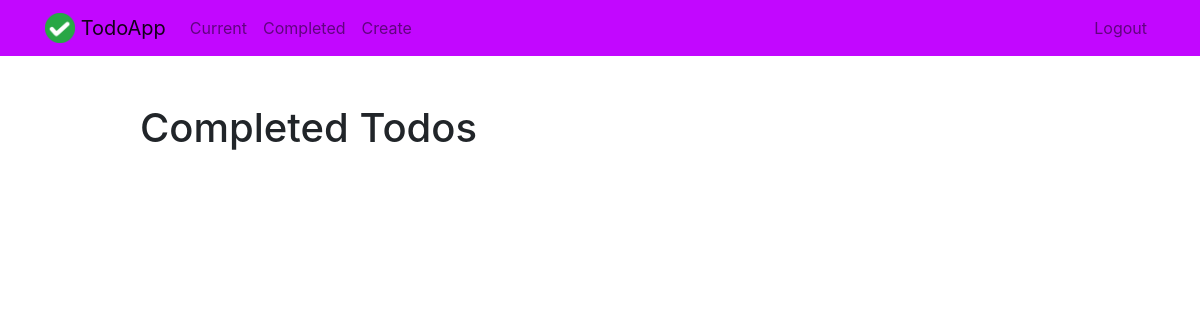
Before: /completed/ (signed in) with the older database file.
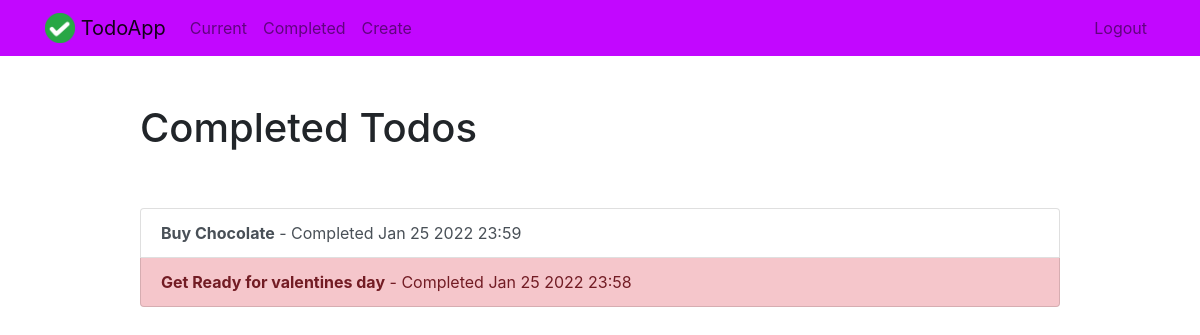
After: the same page with the newer database file.
### todo/models.py (models this page shows)
class Todo(models.Model):
    title = models.CharField(max_length=50)
    memo = models.TextField(blank=True)
    datemadeandtime = models.DateTimeField(auto_now_add=True)
    datecompleted = models.DateTimeField(null=True, blank=True)
    important = models.BooleanField(default=False)
    user = models.ForeignKey(User, on_delete=models.CASCADE)

### todo/views.py (the view)
# urls.py: path('completed/', views.completedtodos, name="completedtodos"),
@login_required
def completedtodos(request):
    todos = Todo.objects.filter(user=request.user, datecompleted__isnull=False).order_by('-datecompleted')
    return render(request, 'todo/completedtodos.html', {'todos': todos})

### todo/templates/todo/completedtodos.html
{% extends "todo/base.html" %}
{% block content %}
    <div class="row justify-content-center mt-5">
        <div class="col-md-10">
            <h1>Completed Todos</h1>
        </div>
    </div>
    <div class="row justify-content-center mt-5">
        <div class="col-md-10">
            <div class="list-group">
                {% for todo in todos %}
                    <a href="{% url 'viewtodo' todo.id %}" class="list-group-item list-group-item-action{% if todo.important %} list-group-item-danger{% endif %}"><b>{{ todo.title }}</b> - Completed {{ todo.datecompleted|date:'M j Y H:i' }}</a>
                {% endfor %}
            </div>
        </div>
    </div>
{% endblock %}

### todo/templates/todo/base.html (shortened to what this page needs)
{% load static %}
<!doctype html>
<html lang="en">
<head>
    <link rel="stylesheet" href="https://stackpath.bootstrapcdn.com/bootstrap/4.4.1/css/bootstrap.min.css">
    <link rel="stylesheet" href="../../static/todo/style.css">
</head>
<body>
<nav class="navbar navbar-expand-md navbar-light bg-warning">
<div class="container">
    <a class="navbar-brand" href="{% url 'home' %}">
         <img src="{% static 'todo/logo.png' %}" width="30" height="30" class="d-inline-block align-top">
        <span>TodoApp</span>
    </a>
    <div class="collapse navbar-collapse" id="navbarNav">
    {% if user.is_authenticated %}
        <ul class="navbar-nav mr-auto">
                <li class="nav-item {{ current }}">
                    <a class="nav-link" href="{% url 'currenttodos' %}">Current</a>
                </li>
                <li class="nav-item {{ completed }}">
                    <a class="nav-link" href="{% url 'completedtodos' %}">Completed</a>
                </li>
                <li class="nav-item {{ create }}">
                    <a class="nav-link" href="{% url 'createtodo' %}">Create</a>
                </li>
        </ul>
    {% endif %}
    <ul class="navbar-nav ml-auto">
            {% if user.is_authenticated %}
                <li class="nav-item">
                    <a href="#" onclick="$('#signOutBtn').click()" class="nav-link">Logout</a>
                </li>
            {% endif %}
        </ul>
    </div>
</div>
</nav>
<div class="container">
{% block content %}{% endblock %}
</div>
</body>
</html>

### todo/static/todo/style.css (style rules this page uses)
.bg-warning { background-color: #c207ff !important; }

Changed rows visible on the page:
added Todo: title "Buy Chocolate", datecompleted "Jan 25 2022 23:59", important False (drawn)
added Todo: title "Get Ready for valentines day", datecompleted "Jan 25 2022 23:58", important True (drawn)
